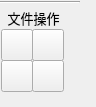
<?xml version="1.0" encoding="UTF-8"?>
<ui version="4.0">
 <class>QG_CadToolBar_FileOpt</class>
 <widget class="QWidget" name="QG_CadToolBar_FileOpt">
  <property name="geometry">
   <rect>
    <x>0</x>
    <y>0</y>
    <width>96</width>
    <height>107</height>
   </rect>
  </property>
  <property name="windowTitle">
   <string>QG_CadToolBar_FileOpt</string>
  </property>
  <widget class="QToolButton" name="btnNew">
   <property name="geometry">
    <rect>
     <x>32</x>
     <y>29</y>
     <width>32</width>
     <height>32</height>
    </rect>
   </property>
   <property name="maximumSize">
    <size>
     <width>32</width>
     <height>32</height>
    </size>
   </property>
   <property name="toolTip">
    <string>新建</string>
   </property>
   <property name="text">
    <string/>
   </property>
   <property name="icon">
    <iconset resource="../../res/extui/extui.qrc">
     <normaloff>:/extui/new.png</normaloff>
     <normalon>:/extui/new_ON.png</normalon>
     <disabledoff>:/extui/new.png</disabledoff>
     <disabledon>:/extui/new_ON.png</disabledon>
     <activeoff>:/extui/new.png</activeoff>
     <activeon>:/extui/new_ON.png</activeon>
     <selectedoff>:/extui/new.png</selectedoff>
     <selectedon>:/extui/new_ON.png</selectedon>:/extui/new.png</iconset>
   </property>
   <property name="iconSize">
    <size>
     <width>32</width>
     <height>32</height>
    </size>
   </property>
   <property name="checkable">
    <bool>true</bool>
   </property>
   <property name="autoExclusive">
    <bool>false</bool>
   </property>
  </widget>
  <widget class="QToolButton" name="btnOpen">
   <property name="geometry">
    <rect>
     <x>1</x>
     <y>29</y>
     <width>32</width>
     <height>32</height>
    </rect>
   </property>
   <property name="maximumSize">
    <size>
     <width>32</width>
     <height>32</height>
    </size>
   </property>
   <property name="toolTip">
    <string>打开</string>
   </property>
   <property name="text">
    <string/>
   </property>
   <property name="icon">
    <iconset resource="../../res/extui/extui.qrc">
     <normaloff>:/extui/fileopen.png</normaloff>
     <normalon>:/extui/fileopen_ON.png</normalon>
     <disabledoff>:/extui/fileopen.png</disabledoff>
     <disabledon>:/extui/fileopen_ON.png</disabledon>
     <activeoff>:/extui/fileopen.png</activeoff>
     <activeon>:/extui/fileopen_ON.png</activeon>
     <selectedoff>:/extui/fileopen.png</selectedoff>
     <selectedon>:/extui/fileopen_ON.png</selectedon>:/extui/fileopen.png</iconset>
   </property>
   <property name="iconSize">
    <size>
     <width>32</width>
     <height>32</height>
    </size>
   </property>
   <property name="checkable">
    <bool>true</bool>
   </property>
   <property name="autoExclusive">
    <bool>false</bool>
   </property>
  </widget>
  <widget class="QToolButton" name="btnSave">
   <property name="geometry">
    <rect>
     <x>1</x>
     <y>60</y>
     <width>32</width>
     <height>32</height>
    </rect>
   </property>
   <property name="maximumSize">
    <size>
     <width>32</width>
     <height>32</height>
    </size>
   </property>
   <property name="toolTip">
    <string>保存</string>
   </property>
   <property name="text">
    <string/>
   </property>
   <property name="icon">
    <iconset resource="../../res/extui/extui.qrc">
     <normaloff>:/extui/save.png</normaloff>
     <normalon>:/extui/save_ON.png</normalon>
     <disabledoff>:/extui/save.png</disabledoff>
     <disabledon>:/extui/save_ON.png</disabledon>
     <activeoff>:/extui/save.png</activeoff>
     <activeon>:/extui/save_ON.png</activeon>
     <selectedoff>:/extui/save.png</selectedoff>
     <selectedon>:/extui/save_ON.png</selectedon>:/extui/save.png</iconset>
   </property>
   <property name="iconSize">
    <size>
     <width>32</width>
     <height>32</height>
    </size>
   </property>
   <property name="checkable">
    <bool>true</bool>
   </property>
   <property name="autoExclusive">
    <bool>false</bool>
   </property>
  </widget>
  <widget class="QToolButton" name="btnSaveAs">
   <property name="geometry">
    <rect>
     <x>32</x>
     <y>60</y>
     <width>32</width>
     <height>32</height>
    </rect>
   </property>
   <property name="maximumSize">
    <size>
     <width>32</width>
     <height>32</height>
    </size>
   </property>
   <property name="toolTip">
    <string>另存为DXF</string>
   </property>
   <property name="text">
    <string/>
   </property>
   <property name="icon">
    <iconset resource="../../res/extui/extui.qrc">
     <normaloff>:/extui/saveas.png</normaloff>
     <normalon>:/extui/saveas_ON.png</normalon>
     <disabledoff>:/extui/saveas.png</disabledoff>
     <disabledon>:/extui/saveas_ON.png</disabledon>
     <activeoff>:/extui/saveas.png</activeoff>
     <activeon>:/extui/saveas_ON.png</activeon>
     <selectedoff>:/extui/saveas.png</selectedoff>
     <selectedon>:/extui/saveas_ON.png</selectedon>:/extui/saveas.png</iconset>
   </property>
   <property name="iconSize">
    <size>
     <width>32</width>
     <height>32</height>
    </size>
   </property>
   <property name="checkable">
    <bool>true</bool>
   </property>
   <property name="autoExclusive">
    <bool>false</bool>
   </property>
  </widget>
  <widget class="Line" name="line">
   <property name="geometry">
    <rect>
     <x>0</x>
     <y>1</y>
     <width>80</width>
     <height>3</height>
    </rect>
   </property>
   <property name="orientation">
    <enum>Qt::Horizontal</enum>
   </property>
  </widget>
  <widget class="QLabel" name="LeadPara">
   <property name="geometry">
    <rect>
     <x>3</x>
     <y>10</y>
     <width>61</width>
     <height>16</height>
    </rect>
   </property>
   <property name="font">
    <font>
     <family>黑体</family>
     <pointsize>10</pointsize>
    </font>
   </property>
   <property name="text">
    <string>文件操作</string>
   </property>
   <property name="alignment">
    <set>Qt::AlignCenter</set>
   </property>
  </widget>
 </widget>
 <layoutdefault spacing="6" margin="11"/>
 <resources>
  <include location="../../res/extui/extui.qrc"/>
 </resources>
 <connections/>
</ui>
